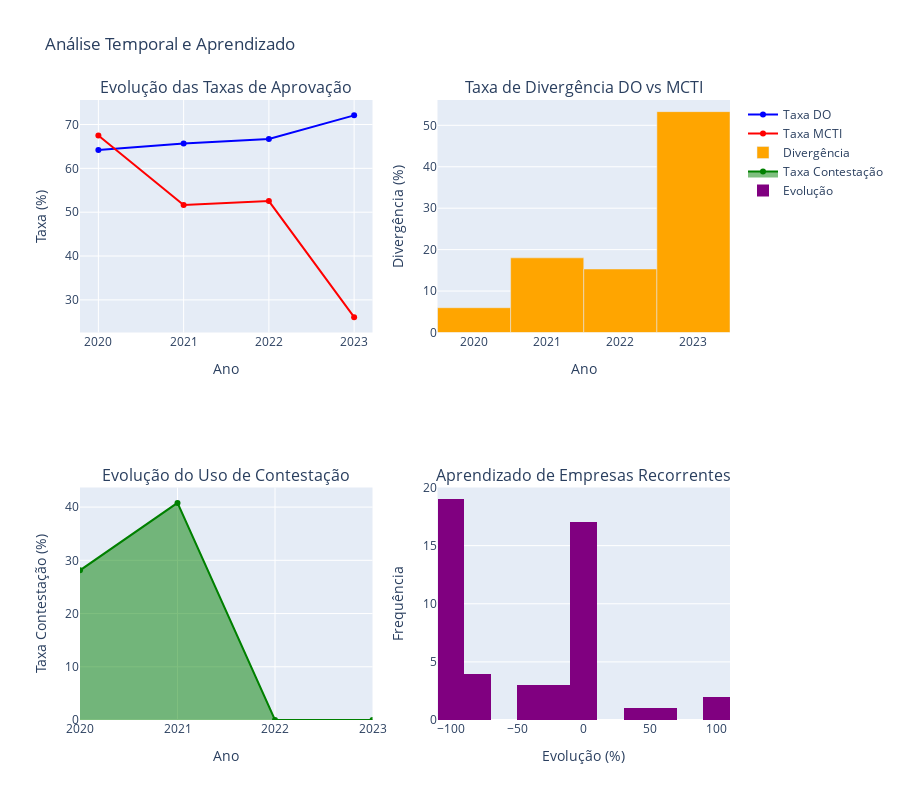

Notebook code for this chart:
### Markdown cell above
## 6. Análise Temporal e Aprendizado Organizacional

Vamos verificar se há evolução nas taxas de aprovação ao longo do tempo, indicando se empresas e avaliadores estão "aprendendo" com o processo.

### Code cell
# CHUNK 8: Análise Temporal e Aprendizado

def analisar_evolucao_temporal(df):
    """
    Analisa tendências temporais e aprendizado no processo.
    """
    # Preparar dados temporais
    df['ano'] = df['ano_referencia']
    anos = sorted(df['ano'].unique())
    
    # Métricas por ano
    metricas_anuais = []
    for ano in anos:
        ano_df = df[df['ano'] == ano]
        metricas_anuais.append({
            'Ano': ano,
            'Total_Projetos': len(ano_df),
            'Taxa_Aprovacao_DO': (ano_df['do_resultado_analise'] == 'Recomendado').mean() * 100,
            'Taxa_Aprovacao_MCTI': (ano_df['p_resultado_analise'] == 'Recomendado').mean() * 100,
            'Taxa_Divergencia': ano_df['divergencia_fase1'].mean() * 100,
            'Taxa_Contestacao': ano_df['teve_contestacao'].mean() * 100,
            'Similaridade_Media': ano_df['similaridade_score'].mean()
        })
    
    metricas_df = pd.DataFrame(metricas_anuais)
    
    # Análise de empresas recorrentes (simplificada, pois não temos ID único de empresa)
    # Vamos extrair CNPJ do campo empresa
    df['cnpj'] = df['empresa'].str.extract(r'CNPJ: (\d+)')
    
    empresas_recorrentes = []
    cnpjs_com_historico = df.groupby('cnpj')['ano'].nunique()
    cnpjs_recorrentes = cnpjs_com_historico[cnpjs_com_historico > 1].index
    
    for cnpj in cnpjs_recorrentes[:50]:  # Limitar para performance
        empresa_df = df[df['cnpj'] == cnpj].sort_values('ano')
        anos_empresa = empresa_df['ano'].unique()
        
        if len(anos_empresa) >= 2:
            primeiro_ano = anos_empresa[0]
            ultimo_ano = anos_empresa[-1]
            
            taxa_inicial = (empresa_df[empresa_df['ano'] == primeiro_ano]['p_resultado_analise'] == 'Recomendado').mean()
            taxa_final = (empresa_df[empresa_df['ano'] == ultimo_ano]['p_resultado_analise'] == 'Recomendado').mean()
            
            empresas_recorrentes.append({
                'cnpj': cnpj,
                'anos_participacao': len(anos_empresa),
                'taxa_aprovacao_inicial': taxa_inicial * 100,
                'taxa_aprovacao_final': taxa_final * 100,
                'evolucao': (taxa_final - taxa_inicial) * 100
            })
    
    if empresas_recorrentes:
        empresas_df = pd.DataFrame(empresas_recorrentes)
    
    # Visualizações
    fig = make_subplots(
        rows=2, cols=2,
        subplot_titles=('Evolução das Taxas de Aprovação',
                       'Taxa de Divergência DO vs MCTI',
                       'Evolução do Uso de Contestação',
                       'Aprendizado de Empresas Recorrentes'),
        specs=[[{'secondary_y': False}, {'secondary_y': False}],
               [{'secondary_y': False}, {'type': 'histogram'}]]
    )
    
    # Plot 1: Evolução das taxas
    fig.add_trace(
        go.Scatter(x=metricas_df['Ano'], y=metricas_df['Taxa_Aprovacao_DO'],
                  mode='lines+markers', name='Taxa DO',
                  line=dict(color='blue', width=2)),
        row=1, col=1
    )
    fig.add_trace(
        go.Scatter(x=metricas_df['Ano'], y=metricas_df['Taxa_Aprovacao_MCTI'],
                  mode='lines+markers', name='Taxa MCTI',
                  line=dict(color='red', width=2)),
        row=1, col=1
    )
    
    # Plot 2: Taxa de divergência
    fig.add_trace(
        go.Bar(x=metricas_df['Ano'], y=metricas_df['Taxa_Divergencia'],
               name='Divergência', marker_color='orange'),
        row=1, col=2
    )
    
    # Plot 3: Uso de contestação
    fig.add_trace(
        go.Scatter(x=metricas_df['Ano'], y=metricas_df['Taxa_Contestacao'],
                  mode='lines+markers', name='Taxa Contestação',
                  line=dict(color='green', width=2),
                  fill='tozeroy'),
        row=2, col=1
    )
    
    # Plot 4: Histograma de evolução
    if empresas_recorrentes:
        fig.add_trace(
            go.Histogram(x=empresas_df['evolucao'],
                        nbinsx=20, name='Evolução',
                        marker_color='purple'),
            row=2, col=2
        )
    
    fig.update_layout(height=800, showlegend=True,
                      title_text="Análise Temporal e Aprendizado")
    fig.update_xaxes(title_text="Ano", row=1, col=1)
    fig.update_xaxes(title_text="Ano", row=1, col=2)
    fig.update_xaxes(title_text="Ano", row=2, col=1)
    fig.update_xaxes(title_text="Evolução (%)", row=2, col=2)
    fig.update_yaxes(title_text="Taxa (%)", row=1, col=1)
    fig.update_yaxes(title_text="Divergência (%)", row=1, col=2)
    fig.update_yaxes(title_text="Taxa Contestação (%)", row=2, col=1)
    fig.update_yaxes(title_text="Frequência", row=2, col=2)
    
    fig.show()
    
    # Análise de tendências
    print("\n📈 Análise de Tendências Temporais:")
    
    # Teste de correlação temporal
    from scipy.stats import pearsonr
    anos_num = np.array(range(len(anos)))
    
    corr_aprovacao, p_value_aprov = pearsonr(anos_num, metricas_df['Taxa_Aprovacao_MCTI'])
    corr_divergencia, p_value_div = pearsonr(anos_num, metricas_df['Taxa_Divergencia'])
    
    print(f"\nTendências ao longo do tempo:")
    print(f"  Correlação temporal - Taxa de aprovação: {corr_aprovacao:.3f} (p={p_value_aprov:.3f})")
    if p_value_aprov < 0.05:
        if corr_aprovacao > 0:
            print("    ✅ Tendência significativa de AUMENTO nas aprovações")
        else:
            print("    ⚠️ Tendência significativa de REDUÇÃO nas aprovações")
    else:
        print("    ➡️ Sem tendência significativa")
    
    print(f"  Correlação temporal - Divergência DO/MCTI: {corr_divergencia:.3f} (p={p_value_div:.3f})")
    if p_value_div < 0.05:
        if corr_divergencia > 0:
            print("    ⚠️ Divergências estão AUMENTANDO ao longo do tempo")
        else:
            print("    ✅ Divergências estão DIMINUINDO ao longo do tempo")
    
    if empresas_recorrentes:
        print(f"\nAprendizado de Empresas Recorrentes:")
        print(f"  Empresas analisadas: {len(empresas_df)}")
        print(f"  Empresas que melhoraram: {(empresas_df['evolucao'] > 0).sum()} ({(empresas_df['evolucao'] > 0).mean():.1%})")
        print(f"  Evolução média: {empresas_df['evolucao'].mean():+.1f}%")
        print(f"  Melhor evolução: {empresas_df['evolucao'].max():+.1f}%")
        print(f"  Pior evolução: {empresas_df['evolucao'].min():+.1f}%")
    
    return metricas_df

# Executar análise
evolucao_temporal = analisar_evolucao_temporal(df)

### Figure 1 — Plotly figure (JSON) as saved in the notebook; plotly's stock layout.template omitted (floating-point values rounded to 4 significant figures)
{"data": [{"line": {"color": "blue", "width": 2}, "mode": "lines+markers", "name": "Taxa DO", "type": "scatter", "x": [2020.0, 2021.0, 2022.0, 2023.0], "xaxis": "x", "y": [64.19, 65.67, 66.69, 72.08], "yaxis": "y"}, {"line": {"color": "red", "width": 2}, "mode": "lines+markers", "name": "Taxa MCTI", "type": "scatter", "x": [2020.0, 2021.0, 2022.0, 2023.0], "xaxis": "x", "y": [67.49, 51.64, 52.53, 26.07], "yaxis": "y"}, {"marker": {"color": "orange"}, "name": "Divergência", "type": "bar", "x": [2020.0, 2021.0, 2022.0, 2023.0], "xaxis": "x2", "y": [5.979, 18.01, 15.33, 53.3], "yaxis": "y2"}, {"fill": "tozeroy", "line": {"color": "green", "width": 2}, "mode": "lines+markers", "name": "Taxa Contestação", "type": "scatter", "x": [2020.0, 2021.0, 2022.0, 2023.0], "xaxis": "x3", "y": [28.12, 40.79, 0.0, 0.0], "yaxis": "y3"}, {"marker": {"color": "purple"}, "name": "Evolução", "nbinsx": 20, "type": "histogram", "x": [0.0, -100.0, 0.0, 0.0, -50.0, 0.0, -50.0, 0.0, 0.0, 0.0, -100.0, -75.0, -100.0, 0.0, -100.0, 100.0, -100.0, -87.5, 0.0, 30.0, -100.0, -3.333, 0.0, -80.0, -100.0, -100.0, -100.0, -100.0, 0.0, -25.0, -100.0, 0.0, -50.0, -75.0, 0.0, -100.0, -100.0, -100.0, -16.67, -22.22, -100.0, -100.0, -100.0, 66.67, -100.0, -100.0, 0.0, 0.0, 100.0, 0.0], "xaxis": "x4", "yaxis": "y4"}], "layout": {"annotations": [{"font": {"size": 16}, "showarrow": false, "text": "Evolução das Taxas de Aprovação", "x": 0.225, "xanchor": "center", "xref": "paper", "y": 1, "yanchor": "bottom", "yref": "paper"}, {"font": {"size": 16}, "showarrow": false, "text": "Taxa de Divergência DO vs MCTI", "x": 0.775, "xanchor": "center", "xref": "paper", "y": 1, "yanchor": "bottom", "yref": "paper"}, {"font": {"size": 16}, "showarrow": false, "text": "Evolução do Uso de Contestação", "x": 0.225, "xanchor": "center", "xref": "paper", "y": 0.375, "yanchor": "bottom", "yref": "paper"}, {"font": {"size": 16}, "showarrow": false, "text": "Aprendizado de Empresas Recorrentes", "x": 0.775, "xanchor": "center", "xref": "paper", "y": 0.375, "yanchor": "bottom", "yref": "paper"}], "height": 800, "showlegend": true, "title": {"text": "Análise Temporal e Aprendizado"}, "xaxis": {"anchor": "y", "domain": [0, 0.45], "title": {"text": "Ano"}}, "xaxis2": {"anchor": "y2", "domain": [0.55, 1], "title": {"text": "Ano"}}, "xaxis3": {"anchor": "y3", "domain": [0, 0.45], "title": {"text": "Ano"}}, "xaxis4": {"anchor": "y4", "domain": [0.55, 1], "title": {"text": "Evolução (%)"}}, "yaxis": {"anchor": "x", "domain": [0.625, 1], "title": {"text": "Taxa (%)"}}, "yaxis2": {"anchor": "x2", "domain": [0.625, 1], "title": {"text": "Divergência (%)"}}, "yaxis3": {"anchor": "x3", "domain": [0, 0.375], "title": {"text": "Taxa Contestação (%)"}}, "yaxis4": {"anchor": "x4", "domain": [0, 0.375], "title": {"text": "Frequência"}}}}
